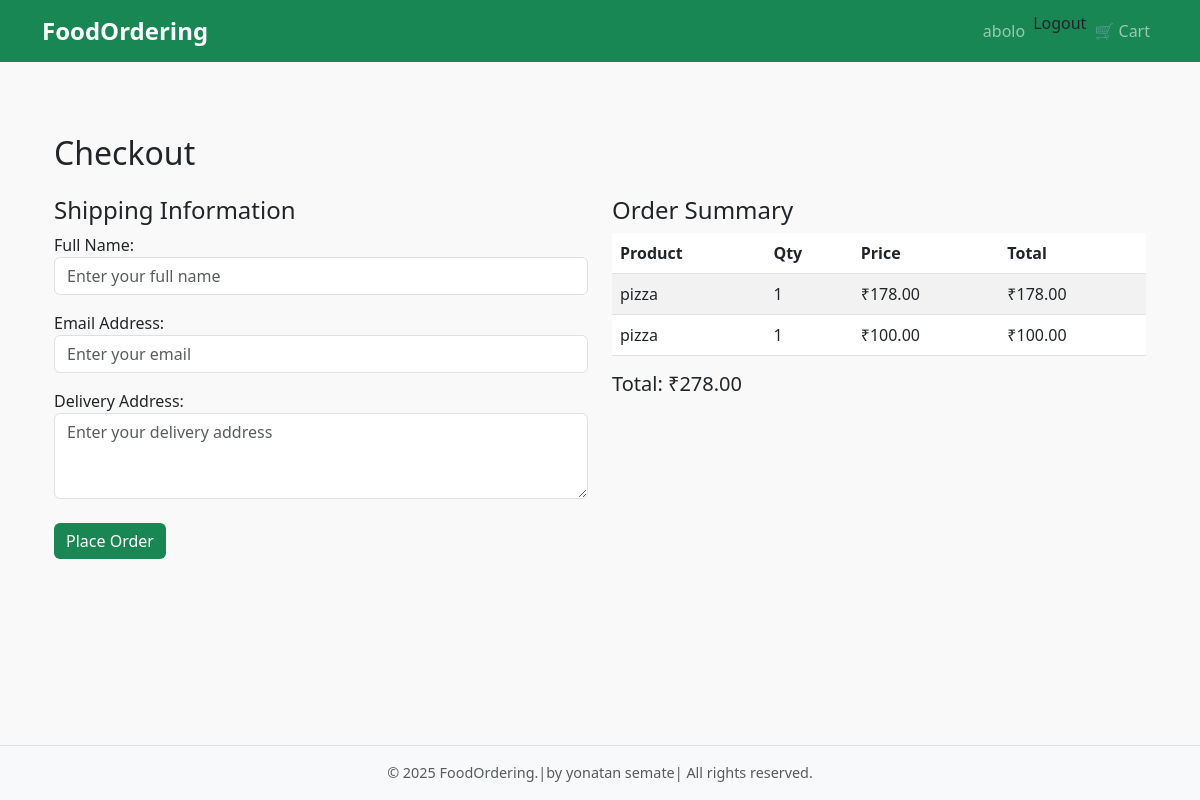
Page /cart/checkout/ (signed in) on the committed database.
### cart/models.py (models this page shows, shortened)
class CartItem(models.Model):
    user = models.ForeignKey(
        User, on_delete=models.CASCADE, null=True, blank=True
    )  # new
    session_key = models.CharField(
        max_length=100, blank=True
    )  # allow blank for logged-in users
    product = models.ForeignKey(Product, on_delete=models.CASCADE)
    quantity = models.PositiveIntegerField(default=1)
    @property
    def total_price(self):
        return self.quantity * self.product.product_price

### products/models.py (models this page shows, shortened)
class BaseModel(models.Model):
    uid = models.UUIDField(default=uuid.uuid4, editable=False, primary_key=True)
    created_at = models.DateField(auto_now_add=True)
    update_at = models.DateField(auto_now=True)
    class Meta:
        abstract = True

class Product(BaseModel):
    product_name = models.CharField(max_length=100)
    product_slug = models.SlugField(unique=True)
    product_description = models.TextField()
    product_price = models.IntegerField(default=0)
    product_demo_price = models.IntegerField(default=0)

### cart/views.py (the view)
# urls.py: path("checkout/", views.checkout, name="checkout"),
def checkout(request):
    if request.user.is_authenticated:
        cart_items = CartItem.objects.filter(user=request.user)
    else:
        session_key = request.session.session_key
        if not session_key:
            request.session.create()
            session_key = request.session.session_key
        cart_items = CartItem.objects.filter(session_key=session_key)
    total = sum(item.total_price for item in cart_items)
    request.session["cart_count"] = cart_items.count()
    if request.method == "POST":
        form = CheckoutForm(request.POST)
        if form.is_valid():
            order = Order.objects.create(
                user=request.user if request.user.is_authenticated else None,
                session_key=session_key if not request.user.is_authenticated else "",
                customer_name=form.cleaned_data["customer_name"],
                customer_email=form.cleaned_data["customer_email"],
                customer_address=form.cleaned_data["customer_address"],
            )
            for item in cart_items:
                OrderItem.objects.create(
                    order=order,
                    product=item.product,
                    quantity=item.quantity,
                    price=item.product.product_price,
                )
            cart_items.delete()
            request.session["cart_count"] = 0
            messages.success(request, "Your order has been placed successfully!")
            return redirect("order_success")
    else:
        form = CheckoutForm()
    return render(
        request,
        "cart/checkout.html",
        {"form": form, "cart_items": cart_items, "total": total},
    )

### cart/forms.py
class CheckoutForm(forms.Form):
    customer_name = forms.CharField(
        max_length=100,
        label="Full Name",
        widget=forms.TextInput(
            attrs={
                "class": "form-control",
                "placeholder": "Enter your full name",
                "required": True,
            }
        ),
    )
    customer_email = forms.EmailField(
        label="Email Address",
        widget=forms.EmailInput(
            attrs={
                "class": "form-control",
                "placeholder": "Enter your email",
                "required": True,
            }
        ),
    )
    customer_address = forms.CharField(
        label="Delivery Address",
        widget=forms.Textarea(
            attrs={
                "class": "form-control",
                "placeholder": "Enter your delivery address",
                "rows": 3,
                "required": True,
            }
        ),
    )

### cart/templates/cart/checkout.html (shortened to what this page needs)
{% extends 'base.html' %}
{% block content %}
<div class="container mt-5">
    <h2 class="mb-4">Checkout</h2>
    <div class="row">
        <div class="col-md-6">
            <h4>Shipping Information</h4>
            <form method="POST">
                {{ form.as_p }}
                <button type="submit" class="btn btn-success mt-2">Place Order</button>
            </form>
        </div>
        <div class="col-md-6">
            <h4>Order Summary</h4>
            <table class="table table-striped">
                <thead>
                    <tr>
                        <th>Product</th>
                        <th>Qty</th>
                        <th>Price</th>
                        <th>Total</th>
                    </tr>
                </thead>
                <tbody>
                    {% for item in cart_items %}
                    <tr>
                        <td>{{ item.product.product_name }}</td>
                        <td>{{ item.quantity }}</td>
                        <td>₹{{ item.product.product_price|floatformat:2 }}</td>
                        <td>₹{{ item.total_price|floatformat:2 }}</td>
                    </tr>
                    {% endfor %}
                </tbody>
            </table>
            <h5>Total: ₹{{ total|floatformat:2 }}</h5>
        </div>
    </div>
</div>
{% endblock %}

### templates/base.html (shortened to what this page needs)
{% load static %}
<!DOCTYPE html>
<html lang="en">
<head>
    <link href="https://cdn.jsdelivr.net/npm/bootstrap@5.3.0/dist/css/bootstrap.min.css" rel="stylesheet" />
    <link rel="stylesheet" href="https://cdn.jsdelivr.net/npm/bootstrap-icons@1.11.3/font/bootstrap-icons.css">
    <link rel="stylesheet" href="{% static 'css/style.css' %}" />
</head>
<body class="d-flex flex-column min-vh-100">
<nav class="navbar navbar-expand-lg navbar-dark bg-success">
  <div class="container">
    <a class="navbar-brand" href="{% url 'product_list' %}">FoodOrdering</a>
    <div class="collapse navbar-collapse" id="navbarNav">
      <ul class="navbar-nav ms-auto">
        {% if user.is_authenticated %}
          <li class="nav-item">
            <a class="nav-link" href="#">{{ user.username }}</a>
          </li>
          <li class="nav-item">
            <form method="post" action="{% url 'logout' %}" class="d-inline">
              <button type="submit" class="nav-link btn btn-link p-0" style="color: inherit; text-decoration: none;">
                  Logout
              </button>
          </form>
          </li>
        {% endif %}
        <li class="nav-item">
          <a class="nav-link position-relative" href="{% url 'cart_detail' %}">
            🛒 Cart
          </a>
        </li>
      </ul>
    </div>
  </div>
</nav>
<main class="container my-4 flex-grow-1">
  {% block content %}{% endblock %}
</main>
<footer class="bg-light text-center py-3 mt-auto border-top">
  <p class="mb-0 text-muted">&copy; 2025 FoodOrdering.|by yonatan semate| All rights reserved.</p>
</footer>
</body>
</html>

### static/css/style.css (style rules this page uses)
body { font-family: "Segoe UI", sans-serif; background-color: #f9f9f9; margin: 0; padding: 0; }
.navbar-brand { font-weight: 600; font-size: 1.5rem; }
footer { background: #f8f9fa; color: #555; font-size: 0.9rem; border-top: 1px solid #ddd; padding: 1rem 0; }
.table th, .table td { vertical-align: middle; }
.btn-success { background-color: #198754; border: none; transition: background-color 0.3s ease; }
.nav-link { font-weight: 500; }

### rows in the picture
CartItem: product.product_name "pizza", quantity "1", product.product_price "178.00", total_price "178.00"
CartItem: product.product_name "pizza", quantity "1", product.product_price "100.00", total_price "100.00"

### other values in the picture
{{ user.username }} "abolo"
{{ total|floatformat:2 }} "278.00"
